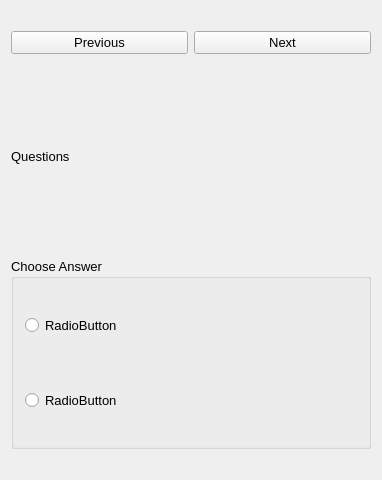
<?xml version="1.0" encoding="UTF-8"?>
<ui version="4.0">
 <class>MainWindow</class>
 <widget class="QMainWindow" name="MainWindow">
  <property name="geometry">
   <rect>
    <x>0</x>
    <y>0</y>
    <width>382</width>
    <height>480</height>
   </rect>
  </property>
  <property name="sizePolicy">
   <sizepolicy hsizetype="Expanding" vsizetype="Expanding">
    <horstretch>0</horstretch>
    <verstretch>0</verstretch>
   </sizepolicy>
  </property>
  <property name="windowTitle">
   <string>General QA</string>
  </property>
  <widget class="QWidget" name="centralWidget">
   <layout class="QVBoxLayout" name="verticalLayout">
    <item>
     <widget class="QLabel" name="label">
      <property name="text">
       <string/>
      </property>
      <property name="pixmap">
       <pixmap resource="qadetails.qrc">:/new/images/icon_question_small.png</pixmap>
      </property>
      <property name="alignment">
       <set>Qt::AlignCenter</set>
      </property>
     </widget>
    </item>
    <item>
     <layout class="QHBoxLayout" name="horizontalLayout">
      <item>
       <widget class="QPushButton" name="cmdPrevious">
        <property name="sizePolicy">
         <sizepolicy hsizetype="Expanding" vsizetype="Fixed">
          <horstretch>0</horstretch>
          <verstretch>0</verstretch>
         </sizepolicy>
        </property>
        <property name="font">
         <font>
          <pointsize>10</pointsize>
         </font>
        </property>
        <property name="text">
         <string>Previous</string>
        </property>
       </widget>
      </item>
      <item>
       <widget class="QPushButton" name="cmdNext">
        <property name="sizePolicy">
         <sizepolicy hsizetype="Expanding" vsizetype="Fixed">
          <horstretch>0</horstretch>
          <verstretch>0</verstretch>
         </sizepolicy>
        </property>
        <property name="font">
         <font>
          <pointsize>10</pointsize>
         </font>
        </property>
        <property name="text">
         <string>Next</string>
        </property>
       </widget>
      </item>
     </layout>
    </item>
    <item>
     <widget class="QLabel" name="lblQuestion">
      <property name="sizePolicy">
       <sizepolicy hsizetype="Expanding" vsizetype="Expanding">
        <horstretch>0</horstretch>
        <verstretch>0</verstretch>
       </sizepolicy>
      </property>
      <property name="font">
       <font>
        <pointsize>10</pointsize>
       </font>
      </property>
      <property name="text">
       <string>Questions</string>
      </property>
      <property name="wordWrap">
       <bool>true</bool>
      </property>
     </widget>
    </item>
    <item>
     <widget class="QGroupBox" name="optgroup">
      <property name="sizePolicy">
       <sizepolicy hsizetype="Expanding" vsizetype="Expanding">
        <horstretch>0</horstretch>
        <verstretch>0</verstretch>
       </sizepolicy>
      </property>
      <property name="font">
       <font>
        <pointsize>10</pointsize>
       </font>
      </property>
      <property name="title">
       <string>Choose Answer</string>
      </property>
      <layout class="QVBoxLayout" name="verticalLayout_2">
       <item>
        <widget class="QRadioButton" name="lblAns1">
         <property name="sizePolicy">
          <sizepolicy hsizetype="Expanding" vsizetype="Expanding">
           <horstretch>0</horstretch>
           <verstretch>0</verstretch>
          </sizepolicy>
         </property>
         <property name="font">
          <font>
           <pointsize>10</pointsize>
          </font>
         </property>
         <property name="text">
          <string>RadioButton</string>
         </property>
        </widget>
       </item>
       <item>
        <widget class="QRadioButton" name="lblAns2">
         <property name="sizePolicy">
          <sizepolicy hsizetype="Expanding" vsizetype="Expanding">
           <horstretch>0</horstretch>
           <verstretch>0</verstretch>
          </sizepolicy>
         </property>
         <property name="font">
          <font>
           <pointsize>10</pointsize>
          </font>
         </property>
         <property name="text">
          <string>RadioButton</string>
         </property>
        </widget>
       </item>
      </layout>
     </widget>
    </item>
    <item>
     <widget class="QLabel" name="lblIndividualResultImage">
      <property name="text">
       <string/>
      </property>
      <property name="pixmap">
       <pixmap resource="qadetails.qrc">:/new/images/correct.png</pixmap>
      </property>
      <property name="alignment">
       <set>Qt::AlignCenter</set>
      </property>
     </widget>
    </item>
   </layout>
  </widget>
 </widget>
 <layoutdefault spacing="6" margin="11"/>
 <resources>
  <include location="qadetails.qrc"/>
 </resources>
 <connections/>
</ui>
